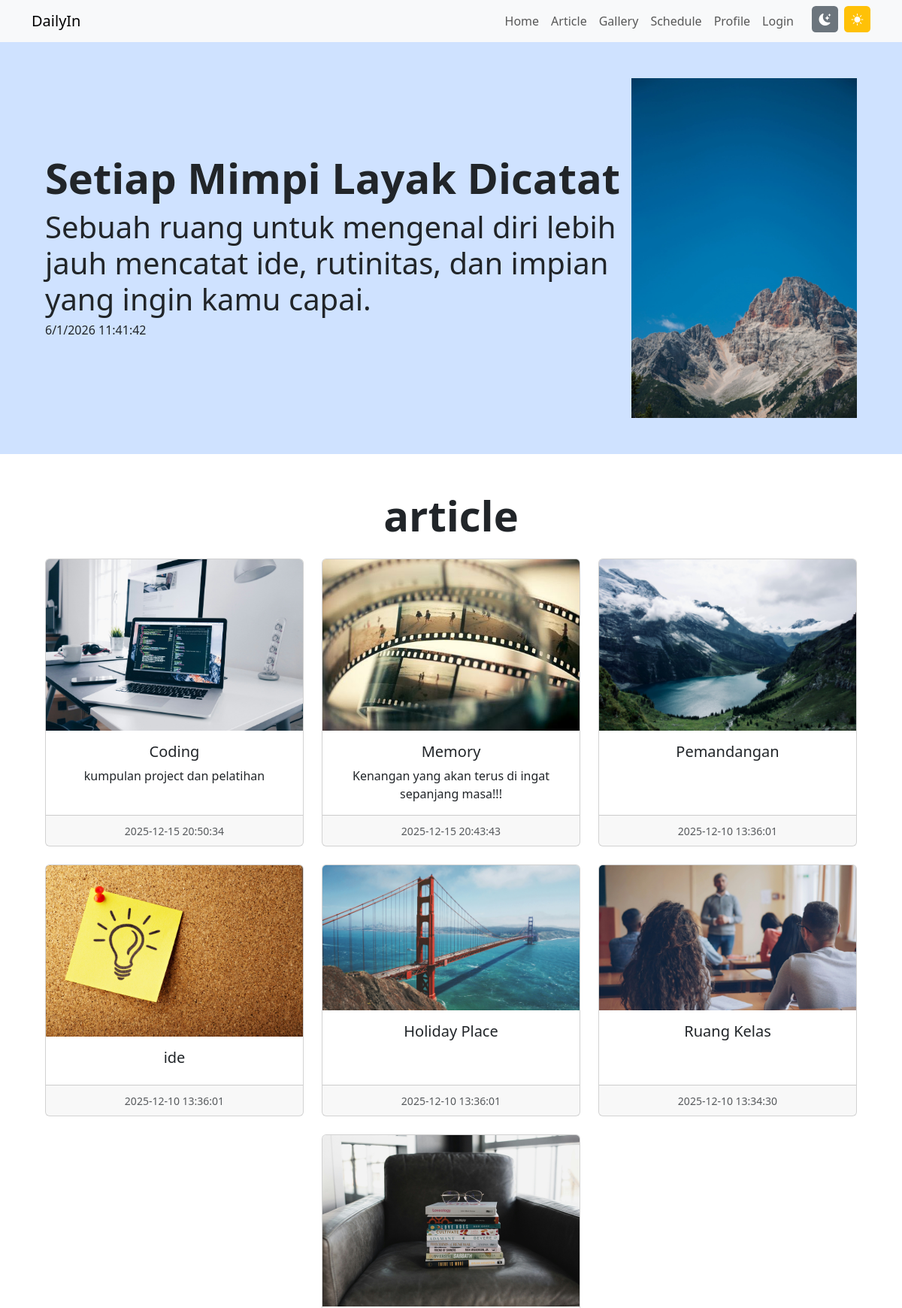
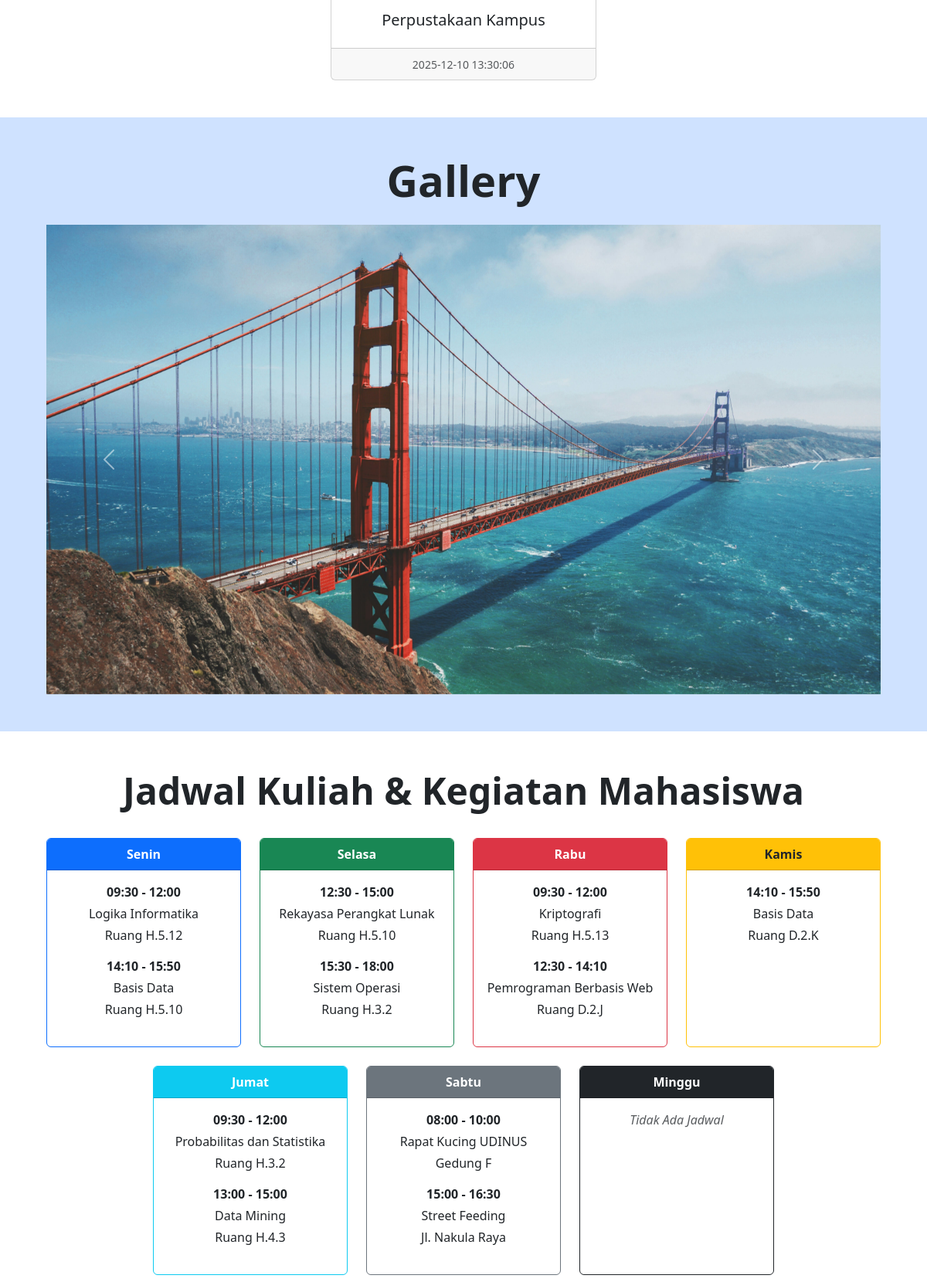
The page / (upper part) on the database its author committed (2 pictures, top to bottom).
### tables this page shows
CREATE TABLE `article` (
  `id` int(11) NOT NULL,
  `judul` text DEFAULT NULL,
  `isi` text DEFAULT NULL,
  `gambar` text DEFAULT NULL,
  `tags` varchar(255) DEFAULT NULL,
  `summary` text DEFAULT NULL,
  `mood` varchar(50) DEFAULT NULL,
  `tanggal` datetime DEFAULT NULL,
  `username` varchar(50) DEFAULT NULL
);

CREATE TABLE `gallery` (
  `id` int(11) NOT NULL,
  `judul` text DEFAULT NULL,
  `tanggal` datetime NOT NULL,
  `gambar` varchar(255) NOT NULL,
  `username` varchar(50) DEFAULT NULL
);

### index.php (the view, shortened to what this page needs)
<?php
include 'koneksi.php';
?>
<!DOCTYPE html>
<html lang="en">
<head>
  <link
    rel="stylesheet"
    href="https://cdn.jsdelivr.net/npm/bootstrap-icons@1.13.1/font/bootstrap-icons.min.css" />
  <link
    href="https://cdn.jsdelivr.net/npm/bootstrap@5.3.8/dist/css/bootstrap.min.css"
    rel="stylesheet"
 />
</head>
<body>
  <nav class="navbar navbar-expand-lg bg-body-tertiary sticky-top">
    <div class="container">
      <a class="navbar-brand" href="#">DailyIn</a>
      <div class="collapse navbar-collapse" id="navbarSupportedContent">
        <ul class="navbar-nav ms-auto mb-2 mb-lg-0 text-dark">
          <li class="nav-item">
            <a class="nav-link" href="#">Home</a>
          </li>
          <li class="nav-item">
            <a class="nav-link" href="#article">Article</a>
          </li>
          <li class="nav-item">
            <a class="nav-link" href="#gallery">Gallery</a>
          </li>
          <li class="nav-item">
            <a class="nav-link" href="#schedule">Schedule</a>
          </li>
          <li class="nav-item">
            <a class="nav-link" href="#profile">Profile</a>
          </li>
          <li class="nav-item">
            <a class="nav-link" href="login.php" target="_blank">Login</a>
          </li>
          <li class="nav-item text-lg-start text-start ms-lg-3 ms-0">
            <div
              class="d-flex flex-row-reverse justify-content-end align-items-start gap-2 me-lg-0 me-3">
              <span
                class="icon-wrapper bg-warning text-white d-flex align-items-center justify-content-center"
                style="
                    width: 35px;
                    height: 35px;
                    cursor: pointer;
                    border-radius: 15%;
                  ">
                <i
                  id="lightIcon"
                  class="bi bi-brightness-high-fill"
                  role="button"></i>
              </span>
              <span
                class="icon-wrapper bg-secondary text-white d-flex align-items-center justify-content-center"
                style="
                    width: 35px;
                    height: 35px;
                    cursor: pointer;
                    border-radius: 15%;
                  ">
                <i
                  id="darkIcon"
                  class="bi bi-moon-stars-fill"
                  role="button"></i>
              </span>
            </div>
          </li>
        </ul>
      </div>
    </div>
  </nav>
  <section id="hero" class="text-center p-5 bg-primary-subtle text-sm-start">
    <div class="container">
      <div class="d-sm-flex flex-sm-row-reverse align-items-center">
        <img src="img/banner.jpg" class="img-fluid" width="300" />
        <div>
          <h1 class="fw-bold display-4">Setiap Mimpi Layak Dicatat</h1>
          <h4 class="lead display-6">
            Sebuah ruang untuk mengenal diri lebih jauh mencatat ide,
            rutinitas, dan impian yang ingin kamu capai.
          </h4>
          <h6>
            <span id="tanggal"></span>
            <span id="jam"></span>
          </h6>
        </div>
      </div>
    </div>
  </section>
  <section id="article" class="text-center p-5">
    <div class="container">
      <h1 class="fw-bold display-4 pb-3">article</h1>
      <div class="row row-cols-1 row-cols-md-3 g-4 justify-content-center">
        <?php
        $sql = "SELECT * FROM article ORDER BY tanggal DESC";
        $hasil = $conn->query($sql);
        while ($row = $hasil->fetch_assoc()) {
        ?>
          <div class="col">
            <div class="card h-100">
              <img src="img/<?= $row["gambar"] ?>" class="card-img-top" alt="..." />
              <div class="card-body">
                <h5 class="card-title"><?= $row["judul"] ?></h5>
                <p class="card-text">
                  <?= $row["isi"] ?>
                </p>
              </div>
              <div class="card-footer">
                <small class="text-body-secondary">
                  <?= $row["tanggal"] ?>
                </small>
              </div>
            </div>
          </div>
        <?php
        }
        ?>
      </div>
    </div>
  </section>
  <section id="gallery" class="text-center p-5 bg-primary-subtle">
    <div class="container">
      <h1 class="fw-bold display-4 pb-3">Gallery</h1>
      <div id="carouselExample" class="carousel slide">
        <div class="carousel-inner">
          <?php
          $sql_gallery = "SELECT * FROM gallery ORDER BY tanggal DESC";
          $hasil_gallery = $conn->query($sql_gallery);
          $active = true;
          while ($row_gallery = $hasil_gallery->fetch_assoc()) {
            if ($row_gallery["gambar"] != '' && file_exists('img/' . $row_gallery["gambar"])) {
          ?>
              <div class="carousel-item <?php if ($active) {
                                          echo 'active';
                                          $active = false;
                                        } ?>">
                <img src="img/<?= $row_gallery["gambar"] ?>" class="d-block w-100" alt="<?= $row_gallery["judul"] ?>" />
              </div>
          <?php
            }
          }
          ?>
        </div>
        <button
          class="carousel-control-prev"
          type="button"
          data-bs-target="#carouselExample"
          data-bs-slide="prev">
          <span class="carousel-control-prev-icon" aria-hidden="true"></span>
        </button>
        <button
          class="carousel-control-next"
          type="button"
          data-bs-target="#carouselExample"
          data-bs-slide="next">
          <span class="carousel-control-next-icon" aria-hidden="true"></span>
        </button>
      </div>
    </div>
  </section>
  <section id="schedule" class="text-center p-5">
    <div class="container">
      <h1 class="fw-bold display-5 pb-4">
        Jadwal Kuliah & Kegiatan Mahasiswa
      </h1>
      <div class="row justify-content-center g-4">
        <div class="col-12 col-md-4 col-lg-3">
          <div class="card border-primary mb-3 h-100">
            <div class="card-header bg-primary text-white fw-bold">Senin</div>
            <div class="card-body">
              <p class="mb-1 fw-semibold">09:30 - 12:00</p>
              <p class="mb-1">Logika Informatika</p>
              <p class="mb-3">Ruang H.5.12</p>
              <p class="mb-1 fw-semibold">14:10 - 15:50</p>
              <p class="mb-1">Basis Data</p>
              <p class="mb-1">Ruang H.5.10</p>
            </div>
          </div>
        </div>
        <div class="col-12 col-md-4 col-lg-3">
          <div class="card border-success mb-3 h-100">
            <div class="card-header bg-success text-white fw-bold">
              Selasa
            </div>
            <div class="card-body">
              <p class="mb-1 fw-semibold">12:30 - 15:00</p>
              <p class="mb-1">Rekayasa Perangkat Lunak</p>
              <p class="mb-3">Ruang H.5.10</p>
              <p class="mb-1 fw-semibold">15:30 - 18:00</p>
              <p class="mb-1">Sistem Operasi</p>
              <p class="mb-1">Ruang H.3.2</p>
            </div>
          </div>
        </div>
        <div class="col-12 col-md-4 col-lg-3">
          <div class="card border-danger mb-3 h-100">
            <div class="card-header bg-danger text-white fw-bold">Rabu</div>
            <div class="card-body">
              <p class="mb-1 fw-semibold">09:30 - 12:00</p>
              <p class="mb-1">Kriptografi</p>
              <p class="mb-3">Ruang H.5.13</p>
              <p class="mb-1 fw-semibold">12:30 - 14:10</p>
              <p class="mb-1">Pemrograman Berbasis Web</p>
              <p class="mb-1">Ruang D.2.J</p>
            </div>
          </div>
        </div>
        <div class="col-12 col-md-4 col-lg-3">
          <div class="card border-warning mb-3 h-100">
            <div class="card-header bg-warning fw-bold">Kamis</div>
            <div class="card-body">
              <p class="mb-1 fw-semibold">14:10 - 15:50</p>
              <p class="mb-1">Basis Data</p>
              <p class="mb-3">Ruang D.2.K</p>
            </div>
          </div>
        </div>
        <div class="col-12 col-md-4 col-lg-3">
          <div class="card border-info mb-3 h-100">
            <div class="card-header bg-info text-white fw-bold">Jumat</div>
            <div class="card-body">
              <p class="mb-1 fw-semibold">09:30 - 12:00</p>
              <p class="mb-1">Probabilitas dan Statistika</p>
              <p class="mb-3">Ruang H.3.2</p>
              <p class="mb-1 fw-semibold">13:00 - 15:00</p>
              <p class="mb-1">Data Mining</p>
              <p class="mb-1">Ruang H.4.3</p>
            </div>
          </div>
        </div>
        <div class="col-12 col-md-4 col-lg-3">
          <div class="card border-secondary mb-3 h-100">
            <div class="card-header bg-secondary text-white fw-bold">
              Sabtu
            </div>
            <div class="card-body">
              <p class="mb-1 fw-semibold">08:00 - 10:00</p>
              <p class="mb-1">Rapat Kucing UDINUS</p>
              <p class="mb-3">Gedung F</p>
              <p class="mb-1 fw-semibold">15:00 - 16:30</p>
              <p class="mb-1">Street Feeding</p>
              <p class="mb-1">Jl. Nakula Raya</p>
            </div>
          </div>
        </div>
        <div class="col-12 col-md-4 col-lg-3">
          <div class="card border-dark mb-3 h-100">
            <div class="card-header bg-dark text-white fw-bold">Minggu</div>
            <div class="card-body">
              <p class="text-muted fst-italic">Tidak Ada Jadwal</p>
            </div>
          </div>
        </div>
      </div>
    </div>
  </section>
</body>
</html>

### rows shown on the page
article: gambar (picture), judul "Coding", isi "kumpulan project dan pelatihan", tanggal "2025-12-15 20:50:34"
article: gambar (picture), judul "Memory", isi "Kenangan yang akan terus di ingat sepanjang masa!!!", tanggal "2025-12-15 20:43:43"
article: gambar (picture), judul "Pemandangan", tanggal "2025-12-10 13:36:01"
article: gambar (picture), judul "ide", tanggal "2025-12-10 13:36:01"
article: gambar (picture), judul "Holiday Place", tanggal "2025-12-10 13:36:01"
article: gambar (picture), judul "Ruang Kelas", tanggal "2025-12-10 13:34:30"
article: gambar (picture), judul "Perpustakaan Kampus", tanggal "2025-12-10 13:30:06"
gallery: gambar (picture)
